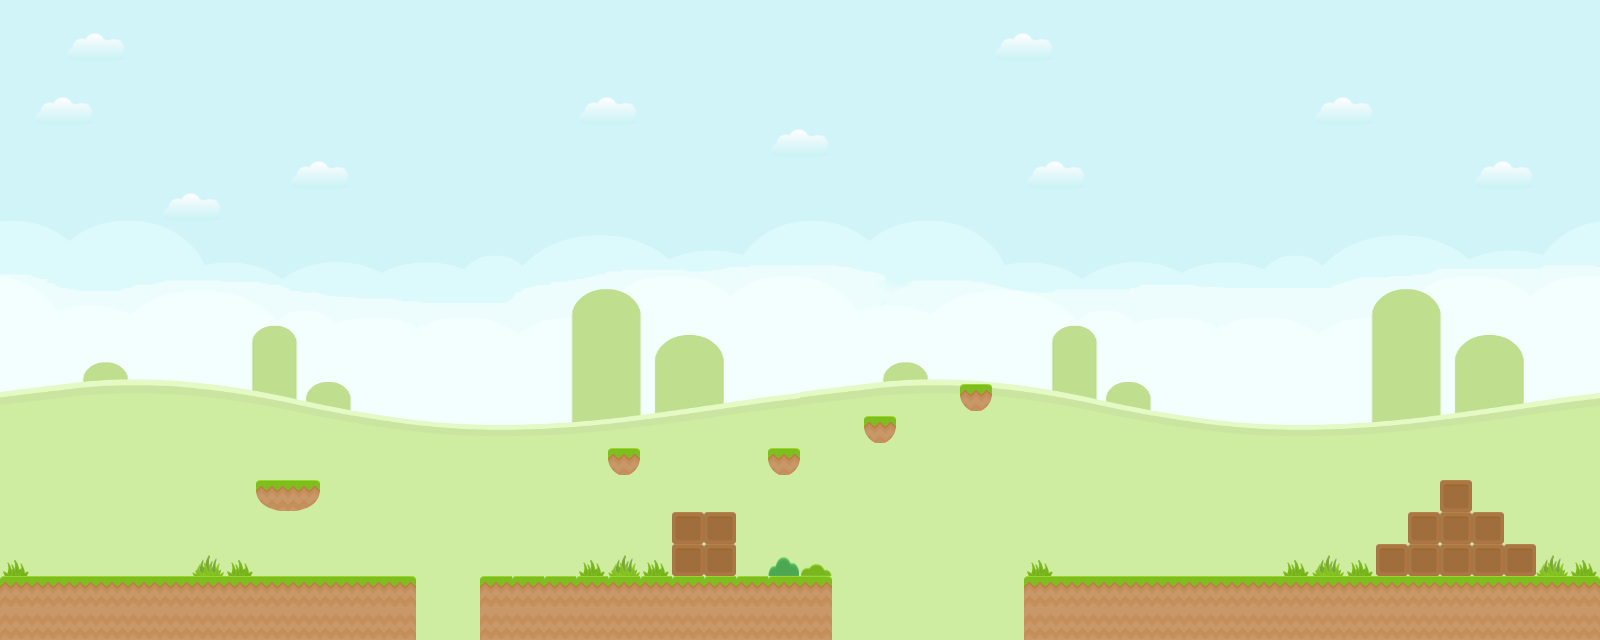

This game map was drawn from its Tiled (.tmx) file and the tilesets committed beside it. A one-line description and the trimmed map source follow:
An orthogonal 50x20 tile map with 32x32 px tiles, 1 tile layer (Tile Layer 1), 2 tilesets, 1 image layer and 50 objects.

<map version="1.2" tiledversion="1.2.2" orientation="orthogonal" renderorder="right-down" width="50" height="20" tilewidth="32" tileheight="32" infinite="0" nextlayerid="4" nextobjectid="64">
 <tileset firstgid="1" name="platform-tileset" tilewidth="32" tileheight="32" tilecount="18" columns="6">
  <image source="platform-tileset.png" width="192" height="96" />
 </tileset>
 <tileset firstgid="19" name="object-tileset" tilewidth="32" tileheight="32" tilecount="7" columns="7">
  <image source="object-tileset.png" width="224" height="32" />
  <tile id="0">
   <properties>
    <property name="name" value="Coin" />
   </properties>
  </tile>
  <tile id="1">
   <properties>
    <property name="name" value="Flag" />
   </properties>
  </tile>
  <tile id="2">
   <properties>
    <property name="name" value="Timer" />
   </properties>
  </tile>
  <tile id="3">
   <properties>
    <property name="name" value="Springboard" />
   </properties>
  </tile>
  <tile id="4">
   <properties>
    <property name="name" value="Platform" />
   </properties>
  </tile>
  <tile id="5">
   <properties>
    <property name="color" value="red" />
    <property name="name" value="Key" />
   </properties>
  </tile>
  <tile id="6">
   <properties>
    <property name="color" value="red" />
    <property name="name" value="Lock" />
   </properties>
  </tile>
 </tileset>
 <imagelayer id="2" name="Image Layer 1">
  <image source="background.png" width="1600" height="640" />
 </imagelayer>
 <layer id="1" name="Tile Layer 1" width="50" height="20">
  <data>[1000 cells, 137 non-empty, 14 distinct tile ids]</data>
 </layer>
 <objectgroup id="3" name="Object Layer 1">
  <object id="1" x="384" y="832">
   <properties>
    <property name="name" value="Solid" />
   </properties>
  </object>
  <object id="2" x="256" y="480" width="64" height="32">
   <properties>
    <property name="name" value="Solid" />
   </properties>
  </object>
  <object id="8" x="768" y="448" width="32" height="32">
   <properties>
    <property name="name" value="Solid" />
   </properties>
  </object>
  <object id="9" x="864" y="416" width="32" height="32">
   <properties>
    <property name="name" value="Solid" />
   </properties>
  </object>
  <object id="10" x="960" y="384" width="32" height="32">
   <properties>
    <property name="name" value="Solid" />
   </properties>
  </object>
  <object id="13" x="832" y="-160" />
  <object id="14" x="0" y="576" width="416" height="64">
   <properties>
    <property name="name" value="Solid" />
   </properties>
  </object>
  <object id="15" x="480" y="576" width="352" height="64">
   <properties>
    <property name="name" value="Solid" />
   </properties>
  </object>
  <object id="16" x="672" y="512" width="64" height="64">
   <properties>
    <property name="name" value="Solid" />
   </properties>
  </object>
  <object id="17" x="1024" y="576" width="576" height="64">
   <properties>
    <property name="name" value="Solid" />
   </properties>
  </object>
  <object id="18" x="1376" y="544" width="160" height="32">
   <properties>
    <property name="name" value="Solid" />
   </properties>
  </object>
  <object id="19" x="1408" y="512" width="96" height="32">
   <properties>
    <property name="name" value="Solid" />
   </properties>
  </object>
  <object id="20" x="1440" y="480" width="32" height="32">
   <properties>
    <property name="name" value="Solid" />
   </properties>
  </object>
  <object id="24" x="32" y="512" width="32" height="32">
   <properties>
    <property name="name" value="Start" />
   </properties>
  </object>
  <object id="25" gid="23" x="512" y="384" width="32" height="32" />
  <object id="26" gid="23" x="480" y="384" width="32" height="32" />
  <object id="27" gid="23" x="448" y="384" width="32" height="32" />
  <object id="28" gid="23" x="544" y="384" width="32" height="32" />
  <object id="29" gid="23" x="352" y="320" width="32" height="32" />
  <object id="30" gid="23" x="320" y="320" width="32" height="32" />
  <object id="31" gid="24" x="320" y="288" width="32" height="32" />
  <object id="32" gid="21" x="1440" y="480" width="32" height="32" />
  <object id="33" gid="19" x="256" y="480" width="32" height="32" />
  <object id="34" gid="19" x="288" y="480" width="32" height="32" />
  <object id="35" gid="19" x="768" y="448" width="32" height="32" />
  <object id="36" gid="19" x="960" y="384" width="32" height="32" />
  <object id="37" gid="22" x="128" y="576" width="32" height="32" />
  <object id="38" gid="20" x="1216" y="576" width="32" height="32" />
  <object id="39" gid="25" x="1152" y="512" width="32" height="32" />
  <object id="40" gid="25" x="1152" y="512" width="32" height="32" />
  <object id="41" gid="25" x="1152" y="544" width="32" height="32" />
  <object id="42" gid="25" x="1152" y="576" width="32" height="32" />
  <object id="43" gid="25" x="1184" y="480" width="32" height="32" />
  <object id="44" gid="25" x="1216" y="480" width="32" height="32" />
  <object id="45" gid="25" x="1248" y="480" width="32" height="32" />
  <object id="46" gid="25" x="1280" y="480" width="32" height="32" />
  <object id="47" gid="25" x="1312" y="512" width="32" height="32" />
  <object id="48" gid="25" x="1312" y="544" width="32" height="32" />
  <object id="49" gid="25" x="1312" y="576" width="32" height="32" />
  <object id="50" gid="19" x="480" y="352" width="32" height="32" />
  <object id="51" gid="19" x="512" y="352" width="32" height="32" />
  <object id="53" gid="19" x="512" y="544" width="32" height="32" />
  <object id="54" gid="19" x="544" y="544" width="32" height="32" />
  <object id="55" gid="19" x="1536" y="544" width="32" height="32" />
  <object id="56" gid="19" x="1568" y="544" width="32" height="32" />
  <object id="57" gid="22" x="1056" y="576" width="32" height="32" />
  <object id="60" x="608" y="448" width="32" height="32">
   <properties>
    <property name="name" value="Solid" />
   </properties>
  </object>
  <object id="61" gid="21" x="608" y="448" width="32" height="32" />
  <object id="62" x="416" y="608" width="64" height="32">
   <properties>
    <property name="name" value="Abyss" />
   </properties>
  </object>
  <object id="63" x="832" y="608" width="192" height="32">
   <properties>
    <property name="name" value="Abyss" />
   </properties>
  </object>
 </objectgroup>
</map>
